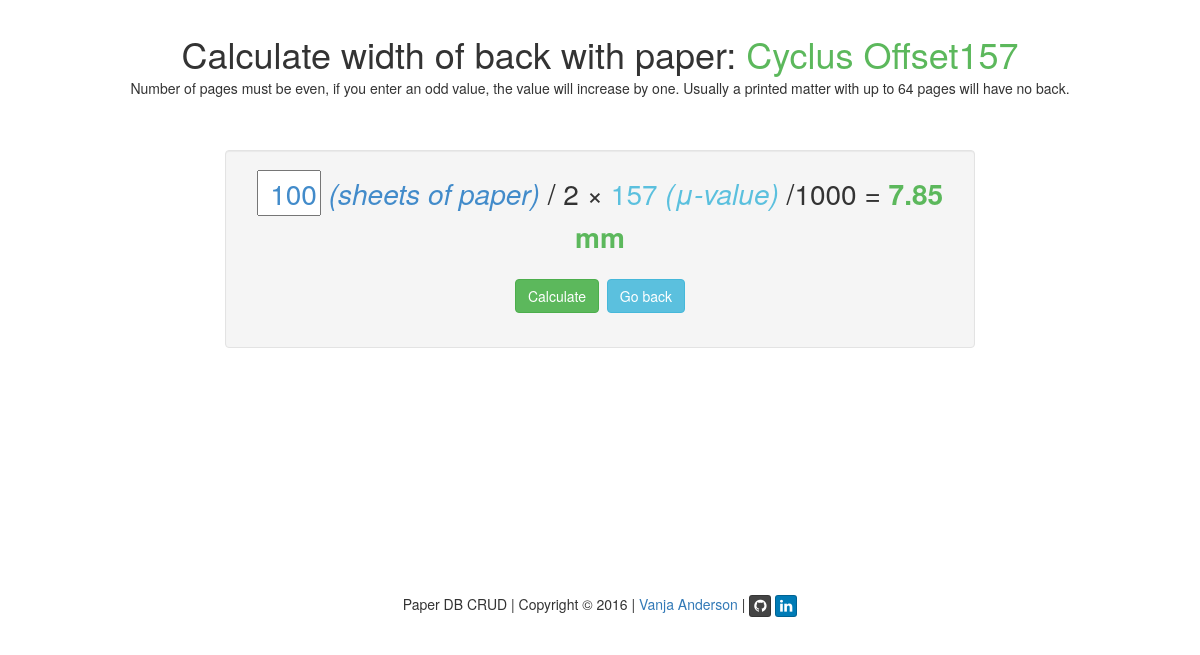
The app's page /?q=calculate_back&id=30 with its own data.
### tables this page shows
CREATE TABLE IF NOT EXISTS paper (
  id int(11) NOT NULL AUTO_INCREMENT,
  brand varchar(45) NOT NULL,
  type varchar(45) NOT NULL,
  color varchar(45) DEFAULT ' ',
  supplier varchar(45) NOT NULL,
  grammage int(4) NOT NULL,
  my int(4) NOT NULL,
  user char(8) NOT NULL,
  PRIMARY KEY (id),
   
  CONSTRAINT paper_brand_fk FOREIGN KEY (brand) REFERENCES brand(brand),
  CONSTRAINT paper_type_fk FOREIGN KEY (type) REFERENCES type(type),
  CONSTRAINT paper_color_fk FOREIGN KEY (color) REFERENCES color(color),
  CONSTRAINT paper_supplier_fk FOREIGN KEY (supplier) REFERENCES supplier(name),
  CONSTRAINT paper_user_fk FOREIGN KEY (user) REFERENCES user(name)
);

### index.php (called while the page is built, shortened)
<?php
require('script/functions.php');
$q = null;
$page = "";
if(isset($_GET['q'])) {
	$q = $_GET['q'];
}
switch($q) {
	case "calculate_back": {
		$page = 'content/calculate_back.php';
	} break;
}
include('inc/header.php');
include($page);
include('inc/footer.php');
?>

### script/functions.php (called while the page is built, shortened)
<?php
function output_from_database($sql, $attr) {
	$pdo = CDatabase::connect();
	$pdo->setAttribute(PDO::ATTR_ERRMODE, PDO::ERRMODE_EXCEPTION);
	$stmt = $pdo->prepare($sql);
	$stmt->execute(explode(", ",$attr));
	return $stmt->fetch(PDO::FETCH_ASSOC);
}
?>

### content/calculate_back.php (the view, shortened to what this page needs)
<?php
$id = null;
if ( !empty($_GET['id'])) {
	$id = $_REQUEST['id'];
}
if ( $id === null ) {
	header('Location:?q=start');
} else {
	$data = output_from_database('SELECT * FROM paper WHERE id = ?', "$id");
}
$pages = !empty($_POST['pages'])?$_POST['pages']:100;
$result = $pages/2*$data['my']/1000;
?>
		<div class="row">
			<h1 class="text-center empty-row-after"><?=CALCULATE_BACK_TITLE;?> <span class="success_green"><?=$data['brand'];?> <?=$data['type'];?><?=$data['my'];?></span></h1>
			<div class="start-row">
				<p class="text-center">Number of pages must be even, if you enter an odd value, the value will increase by one. Usually a printed matter with up to 64 pages will have no back.</p>
			</div>
		</div>
		<div id="calculate-well" class="well row">
			<form class="form-horizontal big text-center" action="#" method="post" role="form">
				<div class="form-group">
					<input class="primary_blue right-justified small-width" type="text" name="pages" placeholder="<?=NUMBER_PAGES;?>" value="<?=$pages;?>" /> <em class="primary_blue">(sheets of paper)</em> <span>/ 2 &times;</span>
					<span class="info_blue"><?=$data['my'];?> <em>(&#956;-value)</em></span> <span>/1000 = <strong class="success_green"><?=$result;?> mm</strong></span>
				</div>
				<div class="form-group">
					<input type="submit" class="btn btn-success" name="calculate" id="calculate" value="<?=CALCULATE;?>" />
					<a class="btn btn-info" role="button" href="<?=DOCUMENT_ROOT;?>"><?=BUTTON_BACK;?></a>
				</div>
			</form>
		</div>

### css/my.css (style rules this page uses)
.empty-row-after { padding-bottom: 24px; }
.big { font-size: 2em; }
.right-justified { text-align: right; }
.small-width { width: 64px; }
.start-row { margin-top: -30px; height: 22px; }
#calculate-well { margin: 50px auto 0px; max-width: 750px; }
.success_green { color: #5cb85c; }
.primary_blue { color: #428bca; }
.info_blue { color: #5bc0de; }

### records on screen
paper: brand "Cyclus", type "Offset", my "157", my "7.85"

### other values on screen
CALCULATE_BACK_TITLE "Calculate width of back with paper:"
BUTTON_BACK "Go back"
WEB_PAGE_TITLE "Paper DB CRUD"
